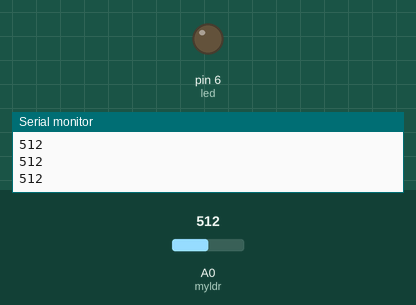
A sketch run on a simulated Arduino Uno, built with avr-gcc and run on an emulated ATmega328P. Parts: output pins drawn as LEDs (lit = HIGH), the last lines printed to the serial monitor. The test bench sets the inputs (shaded band); at power-on: A0 (myldr) = 512.

Above: at 1.2 s.
1.3 s: A0 (myldr) set to 108
2.8 s: A0 (myldr) set to 89
At 3.6 s:
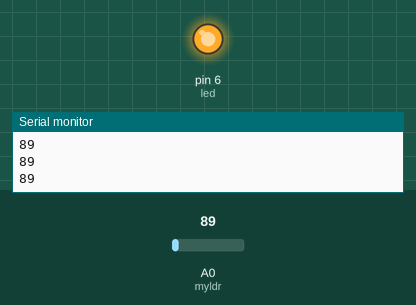
4.3 s: A0 (myldr) set to 110
At 4.9 s:
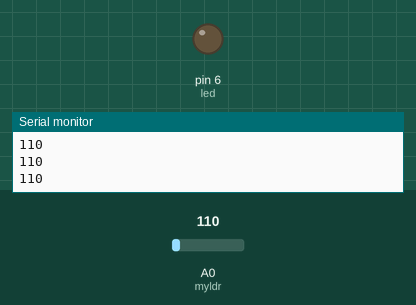
5.8 s: A0 (myldr) set to 90
At 6.4 s:
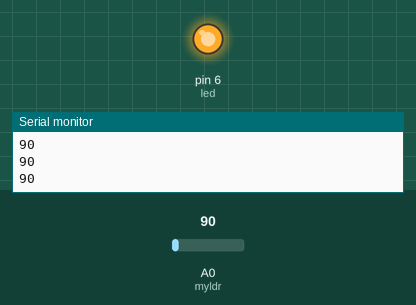
Timing chart, 0 to 8.3 s (numbered marks = the images above; inputs shaded):
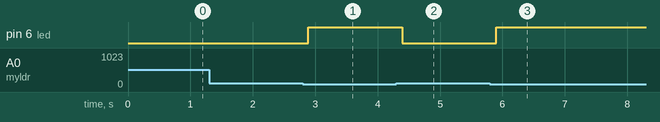

The sketch:

ldr1.ino
```cpp
int myldr=A0;;
int led=6;
void setup() {
  // put your setup code here, to run once:
  pinMode(myldr,INPUT);
  pinMode(led,OUTPUT);
  Serial.begin(9600);

}

void loop() {
  // put your main code here, to run repeatedly:
  int a=analogRead(myldr);
  delay(50);
 Serial.println(a);
 if(a>=100)
 {
  digitalWrite(led,LOW);
  delay(10);
 }
 else if(a<100)
 {
  digitalWrite(led,HIGH);
  delay(10);
 }


}
```

Measured:
- the behaviour switches between 100 and 99 on A0 (myldr) (found by bisection; images 0 and 1)
- after the input at 2.8 s, pin 6 (led): LOW → HIGH after 0.08 s
- after the input at 4.3 s, pin 6 (led): HIGH → LOW after 0.09 s
- after the input at 5.8 s, pin 6 (led): LOW → HIGH after 0.10 s
